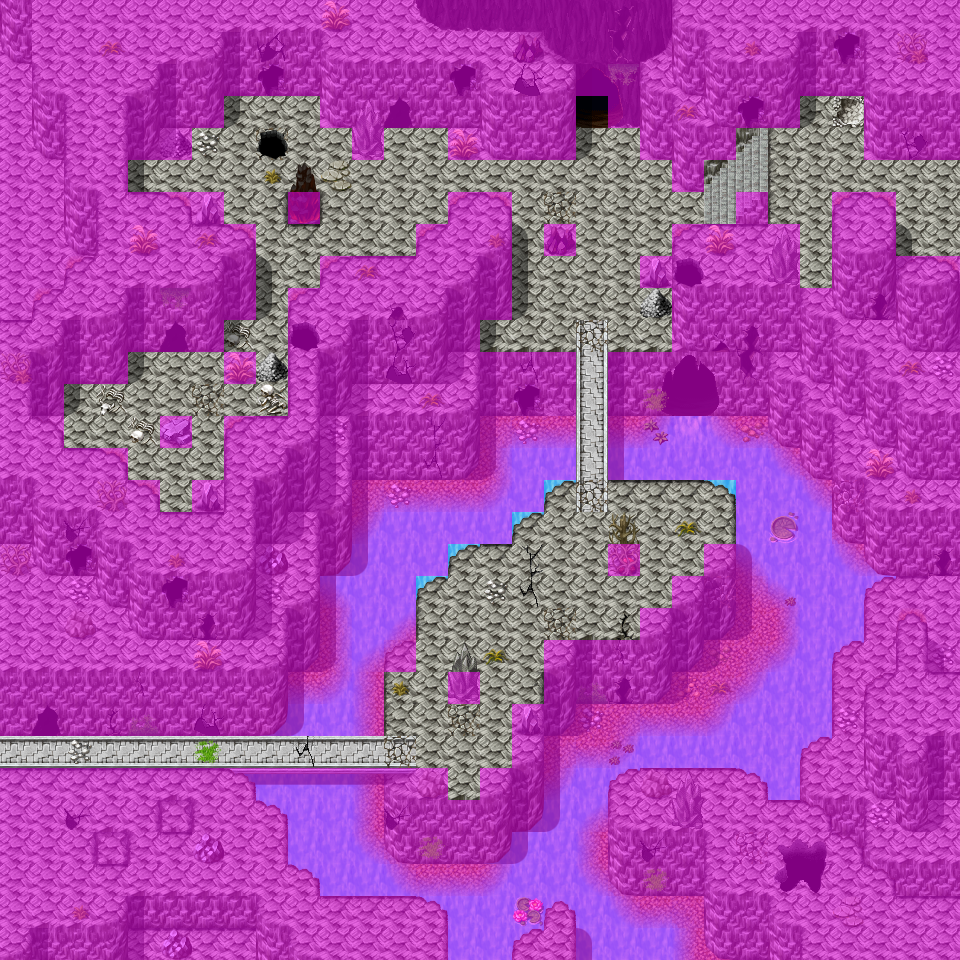

Tiled map render using the project's own tile images. Description and the map definition, with tile-layer contents summarised, below:
An orthogonal 30x30 tile map with 32x32 px tiles, 5 tile layers (Ground, Objects, Objects_replace, Above, ...), 1 hidden layer not drawn, 59 tilesets and 22 objects (13x spawn, 3x mapchange, 3x script, 3x replace).

<map version="1.0" orientation="orthogonal" width="30" height="30" tilewidth="32" tileheight="32">
 <tileset firstgid="1" name="map_bed_1" tilewidth="32" tileheight="32">
  <image source="../drawable/map_bed_1.png" width="512" height="256" />
 </tileset>
 <tileset firstgid="129" name="map_border_1" tilewidth="32" tileheight="32">
  <image source="../drawable/map_border_1.png" width="512" height="256" />
 </tileset>
 <tileset firstgid="257" name="map_bridge_1" tilewidth="32" tileheight="32">
  <image source="../drawable/map_bridge_1.png" width="512" height="256" />
 </tileset>
 <tileset firstgid="385" name="map_bridge_2" tilewidth="32" tileheight="32">
  <image source="../drawable/map_bridge_2.png" width="512" height="256" />
 </tileset>
 <tileset firstgid="513" name="map_broken_1" tilewidth="32" tileheight="32">
  <image source="../drawable/map_broken_1.png" width="512" height="256" />
 </tileset>
 <tileset firstgid="641" name="map_cavewall_1" tilewidth="32" tileheight="32">
  <image source="../drawable/map_cavewall_1.png" width="576" height="192" />
 </tileset>
 <tileset firstgid="749" name="map_cavewall_2" tilewidth="32" tileheight="32">
  <image source="../drawable/map_cavewall_2.png" width="576" height="192" />
 </tileset>
 <tileset firstgid="857" name="map_cavewall_3" tilewidth="32" tileheight="32">
  <image source="../drawable/map_cavewall_3.png" width="576" height="192" />
 </tileset>
 <tileset firstgid="965" name="map_cavewall_4" tilewidth="32" tileheight="32">
  <image source="../drawable/map_cavewall_4.png" width="576" height="192" />
 </tileset>
 <tileset firstgid="1073" name="map_chair_table_1" tilewidth="32" tileheight="32">
  <image source="../drawable/map_chair_table_1.png" width="512" height="256" />
 </tileset>
 <tileset firstgid="1201" name="map_chair_table_2" tilewidth="32" tileheight="32">
  <image source="../drawable/map_chair_table_2.png" width="512" height="256" />
 </tileset>
 <tileset firstgid="1329" name="map_crate_1" tilewidth="32" tileheight="32">
  <image source="../drawable/map_crate_1.png" width="512" height="256" />
 </tileset>
 <tileset firstgid="1457" name="map_cupboard_1" tilewidth="32" tileheight="32">
  <image source="../drawable/map_cupboard_1.png" width="512" height="256" />
 </tileset>
 <tileset firstgid="1585" name="map_curtain_1" tilewidth="32" tileheight="32">
  <image source="../drawable/map_curtain_1.png" width="512" height="256" />
 </tileset>
 <tileset firstgid="1713" name="map_entrance_1" tilewidth="32" tileheight="32">
  <image source="../drawable/map_entrance_1.png" width="512" height="256" />
 </tileset>
 <tileset firstgid="1841" name="map_entrance_2" tilewidth="32" tileheight="32">
  <image source="../drawable/map_entrance_2.png" width="512" height="256" />
 </tileset>
 <tileset firstgid="1969" name="map_fence_1" tilewidth="32" tileheight="32">
  <image source="../drawable/map_fence_1.png" width="512" height="256" />
 </tileset>
 <tileset firstgid="2097" name="map_fence_2" tilewidth="32" tileheight="32">
  <image source="../drawable/map_fence_2.png" width="512" height="256" />
 </tileset>
 <tileset firstgid="2225" name="map_fence_3" tilewidth="32" tileheight="32">
  <image source="../drawable/map_fence_3.png" width="512" height="256" />
 </tileset>
 <tileset firstgid="2353" name="map_fence_4" tilewidth="32" tileheight="32">
  <image source="../drawable/map_fence_4.png" width="512" height="256" />
 </tileset>
 <tileset firstgid="2481" name="map_ground_1" tilewidth="32" tileheight="32">
  <image source="../drawable/map_ground_1.png" width="512" height="256" />
 </tileset>
 <tileset firstgid="2609" name="map_ground_2" tilewidth="32" tileheight="32">
  <image source="../drawable/map_ground_2.png" width="512" height="256" />
 </tileset>
 <tileset firstgid="2737" name="map_ground_3" tilewidth="32" tileheight="32">
  <image source="../drawable/map_ground_3.png" width="512" height="256" />
 </tileset>
 <tileset firstgid="2865" name="map_ground_4" tilewidth="32" tileheight="32">
  <image source="../drawable/map_ground_4.png" width="512" height="256" />
 </tileset>
 <tileset firstgid="2993" name="map_ground_5" tilewidth="32" tileheight="32">
  <image source="../drawable/map_ground_5.png" width="512" height="256" />
 </tileset>
 <tileset firstgid="3121" name="map_ground_6" tilewidth="32" tileheight="32">
  <image source="../drawable/map_ground_6.png" width="512" height="256" />
 </tileset>
 <tileset firstgid="3249" name="map_ground_7" tilewidth="32" tileheight="32">
  <image source="../drawable/map_ground_7.png" width="512" height="256" />
 </tileset>
 <tileset firstgid="3377" name="map_ground_8" tilewidth="32" tileheight="32">
  <image source="../drawable/map_ground_8.png" width="512" height="256" />
 </tileset>
 <tileset firstgid="3505" name="map_house_1" tilewidth="32" tileheight="32">
  <image source="../drawable/map_house_1.png" width="512" height="256" />
 </tileset>
 <tileset firstgid="3633" name="map_house_2" tilewidth="32" tileheight="32">
  <image source="../drawable/map_house_2.png" width="512" height="256" />
 </tileset>
 <tileset firstgid="3761" name="map_indoor_1" tilewidth="32" tileheight="32">
  <image source="../drawable/map_indoor_1.png" width="512" height="256" />
 </tileset>
 <tileset firstgid="3889" name="map_indoor_2" tilewidth="32" tileheight="32">
  <image source="../drawable/map_indoor_2.png" width="512" height="256" />
 </tileset>
 <tileset firstgid="4017" name="map_kitchen_1" tilewidth="32" tileheight="32">
  <image source="../drawable/map_kitchen_1.png" width="512" height="256" />
 </tileset>
 <tileset firstgid="4145" name="map_outdoor_1" tilewidth="32" tileheight="32">
  <image source="../drawable/map_outdoor_1.png" width="512" height="256" />
 </tileset>
 <tileset firstgid="4273" name="map_pillar_1" tilewidth="32" tileheight="32">
  <image source="../drawable/map_pillar_1.png" width="512" height="256" />
 </tileset>
 <tileset firstgid="4401" name="map_pillar_2" tilewidth="32" tileheight="32">
  <image source="../drawable/map_pillar_2.png" width="512" height="256" />
 </tileset>
 <tileset firstgid="4529" name="map_plant_1" tilewidth="32" tileheight="32">
  <image source="../drawable/map_plant_1.png" width="512" height="256" />
 </tileset>
 <tileset firstgid="4657" name="map_plant_2" tilewidth="32" tileheight="32">
  <image source="../drawable/map_plant_2.png" width="512" height="256" />
 </tileset>
 <tileset firstgid="4785" name="map_rock_1" tilewidth="32" tileheight="32">
  <image source="../drawable/map_rock_1.png" width="512" height="256" />
 </tileset>
 <tileset firstgid="4913" name="map_rock_2" tilewidth="32" tileheight="32">
  <image source="../drawable/map_rock_2.png" width="512" height="256" />
 </tileset>
 <tileset firstgid="5041" name="map_roof_1" tilewidth="32" tileheight="32">
  <image source="../drawable/map_roof_1.png" width="512" height="256" />
 </tileset>
 <tileset firstgid="5169" name="map_roof_2" tilewidth="32" tileheight="32">
  <image source="../drawable/map_roof_2.png" width="512" height="256" />
 </tileset>
 <tileset firstgid="5297" name="map_roof_3" tilewidth="32" tileheight="32">
  <image source="../drawable/map_roof_3.png" width="512" height="256" />
 </tileset>
 <tileset firstgid="5425" name="map_shop_1" tilewidth="32" tileheight="32">
  <image source="../drawable/map_shop_1.png" width="512" height="256" />
 </tileset>
 <tileset firstgid="5553" name="map_sign_ladder_1" tilewidth="32" tileheight="32">
  <image source="../drawable/map_sign_ladder_1.png" width="512" height="256" />
 </tileset>
 <tileset firstgid="5681" name="map_table_1" tilewidth="32" tileheight="32">
  <image source="../drawable/map_table_1.png" width="512" height="256" />
 </tileset>
 <tileset firstgid="5809" name="map_trail_1" tilewidth="32" tileheight="32">
  <image source="../drawable/map_trail_1.png" width="512" height="256" />
 </tileset>
 <tileset firstgid="5937" name="map_transition_1" tilewidth="32" tileheight="32">
  <image source="../drawable/map_transition_1.png" width="512" height="256" />
 </tileset>
 <tileset firstgid="6065" name="map_transition_2" tilewidth="32" tileheight="32">
  <image source="../drawable/map_transition_2.png" width="512" height="256" />
 </tileset>
 <tileset firstgid="6193" name="map_transition_3" tilewidth="32" tileheight="32">
  <image source="../drawable/map_transition_3.png" width="512" height="256" />
 </tileset>
 <tileset firstgid="6321" name="map_transition_4" tilewidth="32" tileheight="32">
  <image source="../drawable/map_transition_4.png" width="512" height="256" />
 </tileset>
 <tileset firstgid="6449" name="map_tree_1" tilewidth="32" tileheight="32">
  <image source="../drawable/map_tree_1.png" width="512" height="256" />
 </tileset>
 <tileset firstgid="6577" name="map_tree_2" tilewidth="32" tileheight="32">
  <image source="../drawable/map_tree_2.png" width="512" height="256" />
 </tileset>
 <tileset firstgid="6705" name="map_wall_1" tilewidth="32" tileheight="32">
  <image source="../drawable/map_wall_1.png" width="512" height="256" />
 </tileset>
 <tileset firstgid="6833" name="map_wall_2" tilewidth="32" tileheight="32">
  <image source="../drawable/map_wall_2.png" width="480" height="256" />
 </tileset>
 <tileset firstgid="6953" name="map_wall_3" tilewidth="32" tileheight="32">
  <image source="../drawable/map_wall_3.png" width="480" height="256" />
 </tileset>
 <tileset firstgid="7073" name="map_wall_4" tilewidth="32" tileheight="32">
  <image source="../drawable/map_wall_4.png" width="480" height="256" />
 </tileset>
 <tileset firstgid="7193" name="map_window_1" tilewidth="32" tileheight="32">
  <image source="../drawable/map_window_1.png" width="512" height="256" />
 </tileset>
 <tileset firstgid="7321" name="map_window_2" tilewidth="32" tileheight="32">
  <image source="../drawable/map_window_2.png" width="512" height="256" />
 </tileset>
 <layer name="Ground" width="30" height="30">
  <data>[900 cells, 899 non-empty, 31 distinct tile ids]</data>
 </layer>
 <layer name="Objects" width="30" height="30">
  <data>[900 cells, 283 non-empty, 86 distinct tile ids]</data>
 </layer>
 <layer name="Objects_replace" width="30" height="30">
  <data>[900 cells, 6 non-empty, 3 distinct tile ids]</data>
 </layer>
 <layer name="Above" width="30" height="30">
  <data>[900 cells, 180 non-empty, 37 distinct tile ids]</data>
 </layer>
 <layer name="Walkable" width="30" height="30">
  <data>[900 cells, 719 non-empty, 1 distinct tile ids]</data>
 </layer>
 <layer name="Walkable_replace" width="30" height="30" visible="0">
  <data>[900 cells, 8 non-empty, 1 distinct tile ids]</data>
 </layer>
 <objectgroup name="Mapevents" width="30" height="30">
  <object name="west" type="mapchange" x="0" y="736" width="32" height="32">
   <properties>
    <property name="map" value="mountainlake5" />
    <property name="place" value="east" />
   </properties>
  </object>
  <object name="east" type="mapchange" x="928" y="160" width="32" height="96">
   <properties>
    <property name="map" value="arulirmountain2" />
    <property name="place" value="west" />
   </properties>
  </object>
  <object name="cave" type="mapchange" x="576" y="96" width="32" height="32">
   <properties>
    <property name="map" value="arulircave1" />
    <property name="place" value="exit" />
   </properties>
  </object>
  <object name="arulirmountain_trap03" type="script" x="256" y="128" width="32" height="32">
   <properties>
    <property name="when" value="enter" />
   </properties>
  </object>
  <object name="arulirmountain_trap04" type="script" x="640" y="288" width="32" height="32">
   <properties>
    <property name="when" value="enter" />
   </properties>
  </object>
  <object name="arulirmountain_trap05" type="script" x="256" y="352" width="32" height="32">
   <properties>
    <property name="when" value="enter" />
   </properties>
  </object>
 </objectgroup>
 <objectgroup name="Spawn" width="30" height="30" visible="0">
  <object name="arulir_1" type="spawn" x="64" y="736" width="192" height="32">
   <properties>
    <property name="quantity" value="2" />
   </properties>
  </object>
  <object name="arulir_1" type="spawn" x="320" y="736" width="96" height="32" />
  <object name="aruli_1" type="spawn" x="416" y="576" width="128" height="192">
   <properties>
    <property name="quantity" value="2" />
   </properties>
  </object>
  <object name="arulir_1" type="spawn" x="512" y="480" width="224" height="160">
   <properties>
    <property name="quantity" value="2" />
   </properties>
  </object>
  <object name="arulir_1" type="spawn" x="576" y="448" width="32" height="32" />
  <object name="arulir_1" type="spawn" x="576" y="288" width="32" height="96" />
  <object name="arulir_1" type="spawn" x="768" y="96" width="128" height="192">
   <properties>
    <property name="quantity" value="2" />
   </properties>
  </object>
  <object name="arulir_1" type="spawn" x="448" y="160" width="288" height="160">
   <properties>
    <property name="quantity" value="2" />
   </properties>
  </object>
  <object name="arulir_1" type="spawn" x="256" y="288" width="32" height="32" />
  <object name="gornaud_4" type="spawn" x="64" y="384" width="224" height="128" />
  <object name="arulir_1" type="spawn" x="128" y="352" width="160" height="96">
   <properties>
    <property name="quantity" value="2" />
   </properties>
  </object>
  <object name="arulir_1" type="spawn" x="128" y="96" width="320" height="128">
   <properties>
    <property name="quantity" value="2" />
   </properties>
  </object>
  <object name="arulir_2" type="spawn" x="544" y="160" width="96" height="64" />
 </objectgroup>
 <objectgroup name="Keys" width="30" height="30" />
 <objectgroup name="Replace" width="30" height="30">
  <object name="arulirmountain_trap03:10" type="replace" x="256" y="128" width="32" height="32">
   <properties>
    <property name="Objects" value="Objects_replace" />
    <property name="Walkable" value="Walkable_replace" />
   </properties>
  </object>
  <object name="arulirmountain_trap04:10" type="replace" x="640" y="256" width="64" height="64">
   <properties>
    <property name="Objects" value="Objects_replace" />
    <property name="Walkable" value="Walkable_replace" />
   </properties>
  </object>
  <object name="arulirmountain_trap05:10" type="replace" x="256" y="320" width="64" height="64">
   <properties>
    <property name="Objects" value="Objects_replace" />
    <property name="Walkable" value="Walkable_replace" />
   </properties>
  </object>
 </objectgroup>
</map>
